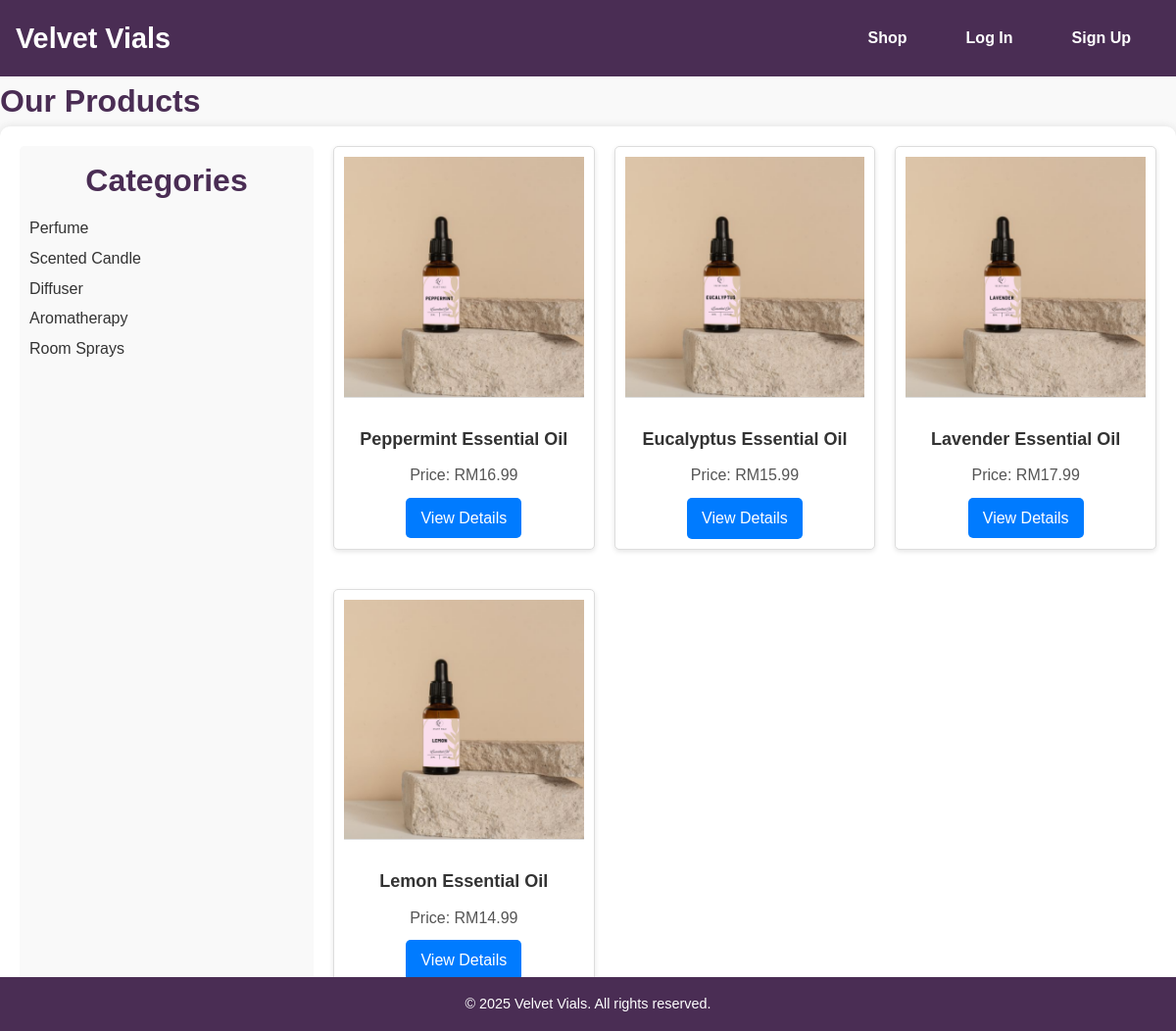
The page /shop.php?category=aromatherapy on the database its author committed.
### tables this page shows
CREATE TABLE `product` (
  `prodID` varchar(255) NOT NULL,
  `prodName` varchar(255) NOT NULL,
  `prodCat` varchar(100) NOT NULL,
  `prodDesc` text DEFAULT NULL,
  `prodPrice` decimal(10,2) NOT NULL,
  `prodStock` int(11) NOT NULL,
  `prodImage` varchar(255) NOT NULL
);

### shop.php (the view, shortened to what this page needs)
<?php
$servername = "localhost";
$username = "root";
$password = "";
$dbname = "velvetvials";
$conn = new mysqli($servername, $username, $password, $dbname);
$categoryFilter = isset($_GET['category']) ? $_GET['category'] : '';
$sql = "SELECT * FROM product WHERE 1";
if ($categoryFilter != '') {
    $sql .= " AND prodCat = '$categoryFilter'";
}
$result = $conn->query($sql);
?>
<!DOCTYPE html>
<html lang="en">
<head>
    <link rel="stylesheet" href="css/style.css">
</head>
<body>
<nav class="nav-bar">
<a id="logo" href="index.php">Velvet Vials</a>
    <div class="nav-bar-links">
        <ul>
            <li><a href="shop.php">Shop</a></li>
            <li><a href="login.php">Log In</a></li>
            <li><a href="signUp.php">Sign Up</a></li>
        </ul>
    </div>
</nav>
<h1>Our Products</h1>
<div class="container">
    <div class="categories">
        <h2>Categories</h2>
        <ul>
            <li><a href="shop.php?category=perfume">Perfume</a></li>
            <li><a href="shop.php?category=scented candle">Scented Candle</a></li>
            <li><a href="shop.php?category=diffuser">Diffuser</a></li>
            <li><a href="shop.php?category=aromatherapy">Aromatherapy</a></li>
            <li><a href="shop.php?category=room spray">Room Sprays</a></li>
        </ul>
    </div>
    <div class="product-listing">
        <?php if ($result->num_rows > 0): ?>
            <?php while ($row = $result->fetch_assoc()): ?>
                <div class="product-item">
                    <img src="<?= $row['prodImage'] ?>" alt="<?= $row['prodName'] ?>">
                    <h3><?= $row['prodName'] ?></h3>
                    <p>Price: RM<?= $row['prodPrice'] ?></p>
                    <a href="prod.php?id=<?= $row['prodID'] ?>">View Details</a>
                </div>
            <?php endwhile; ?>
        <?php else: ?>
            <p>No products found for this category or search.</p>
        <?php endif; ?>
    </div>
</div>
<footer id="footer">
            <p>&copy; 2025 Velvet Vials. All rights reserved.</p>
        </footer>
</body>
</html>

### css/style.css (style rules this page uses)
* { margin: 0; padding: 0; box-sizing: border-box; font-family: 'Arial', sans-serif; }
body { font-family: 'Poppins', sans-serif; line-height: 1.6; background-color: #f9f9f9; color: #333; }
h1, h2 { color: #4A2D54; font-weight: bold; }
p { color: #555; }
.nav-bar { background-color: #4A2D54; padding: 1rem; color: white; display: flex; justify-content: space-between; align-items: center; }
.nav-bar a { color: white; text-decoration: none; font-size: 1.2rem; font-weight: bold; }
.nav-bar-links ul { list-style: none; margin: 0; padding: 0; display: flex; gap: 15px; }
.nav-bar-links ul li { margin: 0 15px; }
.nav-bar-links ul li a { color: white; text-decoration: none; font-size: 1rem; transition: color 0.3s; }
#logo { color: white; font-size: 1.8rem; font-weight: bold; text-decoration: none; }
.product-item { text-align: center; margin-bottom: 20px; }
#footer { background-color: #4A2D54; color: white; text-align: center; padding: 0.%; position: fixed; bottom: 0; width: 100%; font-size: 0.9rem; }
#footer p { margin: 0; color:#ffffff; }
.container { max-width: 600px; margin: 50px auto; padding: 20px; background-color: white; border-radius: 10px; box-shadow: 0 0 10px rgba(0, 0, 0, 0.1); }
h2 { text-align: center; color: #4A2D54; margin-bottom: 20px; font-size: 2rem; }
.container { max-width: 1200px; margin: 0 auto; display: grid; grid-template-columns: 1fr 1fr 1fr; gap: 30px; }
.nav-bar a { color: white; text-decoration: none; margin-right: 15px; }
.categories ul { list-style-type: none; padding: 0; }
.categories li { margin: 10px 0; }

### shop.php (style rules this page uses)
body { font-family: Arial, sans-serif; margin: 0; padding: 0; }
.container { display: flex; gap: 20px; padding: 20px; }
.categories { flex: 1; background-color: #f9f9f9; padding: 10px; border-radius: 5px; }
.categories h2 { margin-bottom: 10px; }
.categories ul { list-style: none; padding: 0; }
.categories li { margin: 5px 0; }
.categories a { text-decoration: none; color: #333; }
.product-listing { flex: 3; display: grid; grid-template-columns: repeat(auto-fill, minmax(250px, 1fr)); gap: 20px; }
.product-item { background-color: #fff; border: 1px solid #ddd; border-radius: 5px; padding: 10px; text-align: center; box-shadow: 0 2px 5px rgba(0, 0, 0, 0.1); }
.product-item img { max-width: 100%; height: auto; border-bottom: 1px solid #ddd; margin-bottom: 10px; }
.product-item h3 { font-size: 18px; margin: 10px 0; }
.product-item p { font-size: 16px; color: #555; }
.product-item a { display: inline-block; margin-top: 10px; padding: 8px 15px; background-color: #007BFF; color: #fff; text-decoration: none; border-radius: 5px; }
#footer { background-color: #4A2D54; color: white; text-align: center; padding: 1rem; position: fixed; bottom: 0; width: 100%; }
#footer p { margin: 0; }

### rows shown on the page
product: prodImage (picture), prodName "Peppermint Essential Oil", prodPrice "16.99"
product: prodImage (picture), prodName "Eucalyptus Essential Oil", prodPrice "15.99"
product: prodImage (picture), prodName "Lavender Essential Oil", prodPrice "17.99"
product: prodImage (picture), prodName "Lemon Essential Oil", prodPrice "14.99"
